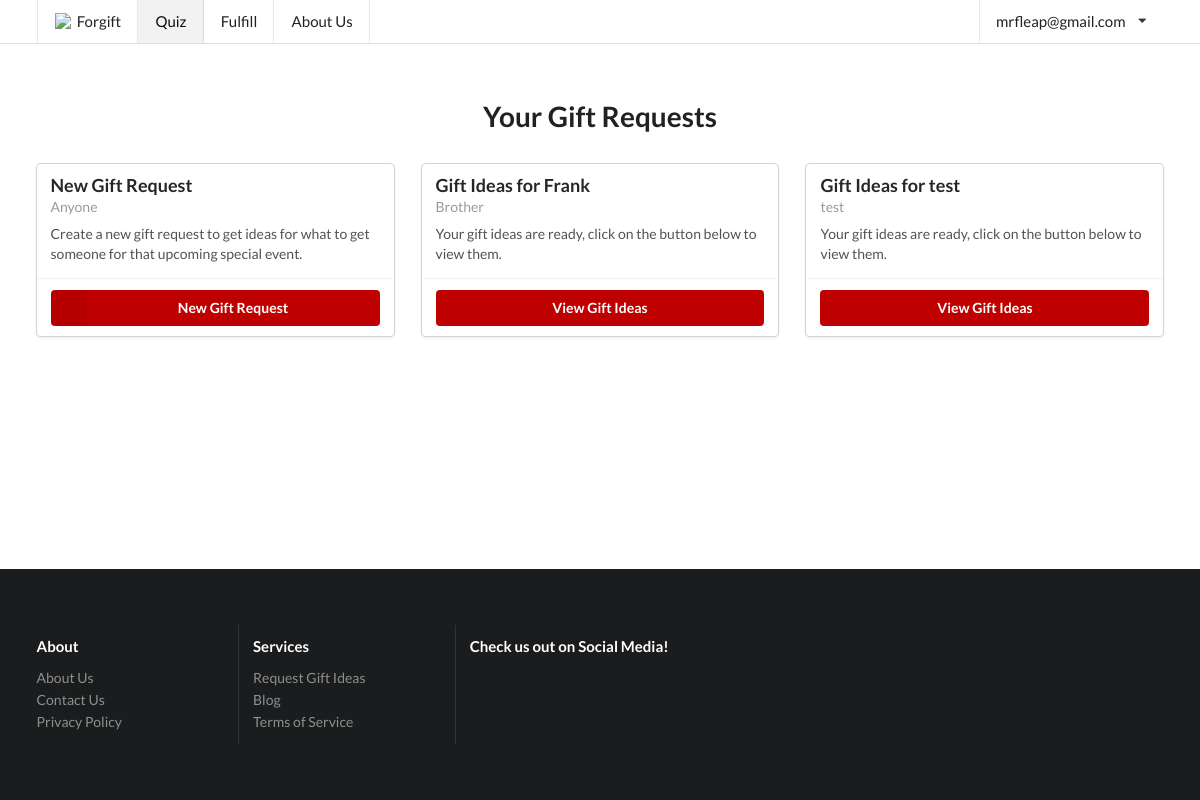
The app's page /request/ (signed in), older data.
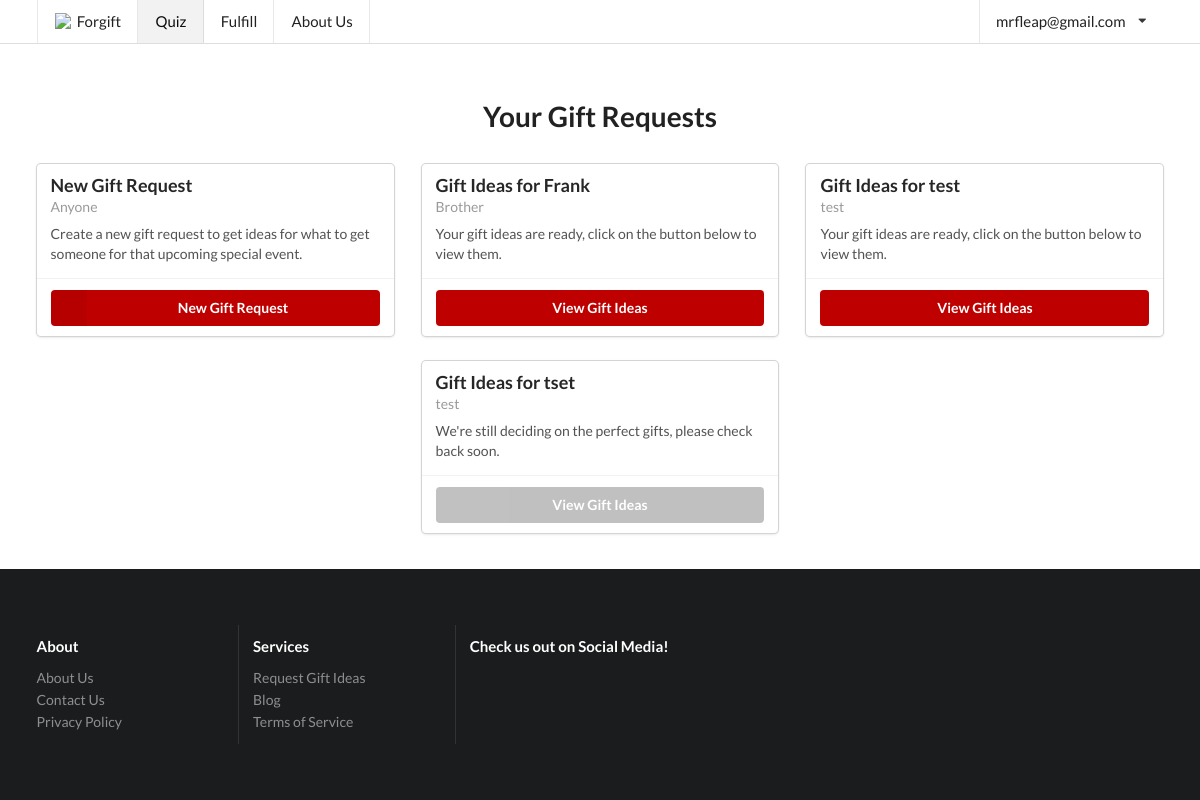
The same page, newer data.
### forgyftapp/models.py (models this page shows, shortened)
class OnCreate:
	def onCreate(self):
		pass

class GifteeProfile(models.Model, OnCreate):
	name = models.TextField(max_length=150)
	gender = models.CharField(max_length=80, choices=gender.GENDER_CHOICES)
	age = models.IntegerField()
	relationship = models.TextField(max_length=6000)
	price_upper = models.IntegerField()
	interests = models.TextField(max_length=6000)
	existing_related_items = models.TextField(max_length=6000)
	extra_info = models.TextField(max_length=6000, blank=True, null=True)
	occasion = models.TextField(max_length=6000)
	published = models.BooleanField(default=False)
	emailed_about_publish = models.BooleanField(default=False)
	user = models.ForeignKey(User, on_delete=models.CASCADE)
	feedback = models.OneToOneField(GiftFeedback, on_delete=models.SET_NULL, null=True)
	@property
	def status(self):
		if self.published:
			return "Your gift ideas are ready, click on the button below to view them."
		else:
			return "We're still deciding on the perfect gifts, please check back soon."

### forgyftapp/views/basic_views.py (the view)
# urls.py: url(r'^request/?$', basic_views.request, name='request'),
@login_required
def request(request, profile=None):
	if profile:
		giftee_profile = get_object_or_404(GifteeProfile, pk=profile)
		if not giftee_profile.published or not giftee_profile.user == request.user:
			return redirect("forgyftapp:request")
		if request.method == "POST":
			feedback_form = GiftFeedbackForm(request.POST, instance=giftee_profile.feedback)
			if feedback_form.is_valid():
				feedback = feedback_form.save(giftee_profile=giftee_profile)
				giftee_profile.feedback = feedback
				giftee_profile.save()
				return redirect("forgyftapp:request", profile=profile)
		else:
			feedback_form = GiftFeedbackForm(instance=giftee_profile.feedback)
		hasFeedback = giftee_profile.feedback is not None
		return render(request, "request.html", {"giftee_profile": giftee_profile,
		                                        "ideas": GiftIdea.objects.filter(giftee_profile=giftee_profile),
		                                        "page": "request", "feedback_form": feedback_form,
		                                        "hasFeedback": hasFeedback})
	else:
		giftee_profiles = GifteeProfile.objects.filter(user=request.user)
		return render(request, "request.html", {"giftee_profiles": giftee_profiles, "page": "request"})

### forgyftapp/templates/request.html (shortened to what this page needs)
{% extends "base/base.html" %}
{% block content %}
	<div class="ui main container">
		{% if not giftee_profile %}
			<h1 style="text-align: center; padding-bottom: 16px">Your Gift Requests</h1>
			<div style="margin-left:auto;margin-right:auto;">
					<div class="ui centered stackable three cards">
						<div class="ui fluid card">
							<div class="content">
								<div class="header">
									New Gift Request
								</div>
								<div class="meta"> Anyone
								</div>
								<div class="description">
									Create a new gift request to get ideas for what to get someone for that
									upcoming special event.
								</div>
							</div>
							<div class="extra content">
								<a class="ui labeled icon fluid primary button" href="{% url "forgyftapp:gift_form" %}">
									<i class="ui icon add"></i>
									New Gift Request
								</a>
							</div>
						</div>
						{% for giftee_profile in giftee_profiles %}
							<div class="ui fluid card" style="width: calc(33.33333333% - 2em);">
								<div class="content">
									<div class="header">
										Gift Ideas for {{ giftee_profile.name }}
									</div>
									<div class="meta">
										{{ giftee_profile.relationship }}
									</div>
									<div class="description">
										{{ giftee_profile.status }}
									</div>
								</div>
								<div class="extra content">
									<a class="ui {% if not giftee_profile.published %}disabled grey {% else %}primary {% endif %}fluid  button"
									   href="{% url "forgyftapp:request" profile=giftee_profile.pk %}">View Gift
										Ideas</a>
								</div>
							</div>
						{% endfor %}
					</div>
				</div>
		{% endif %}
	</div>
{% endblock %}

Row changes from the older to the newer data that the page shows:
added GifteeProfile: name "tset", relationship "test", status "We're still deciding on the perfect gifts, please check back soon."
